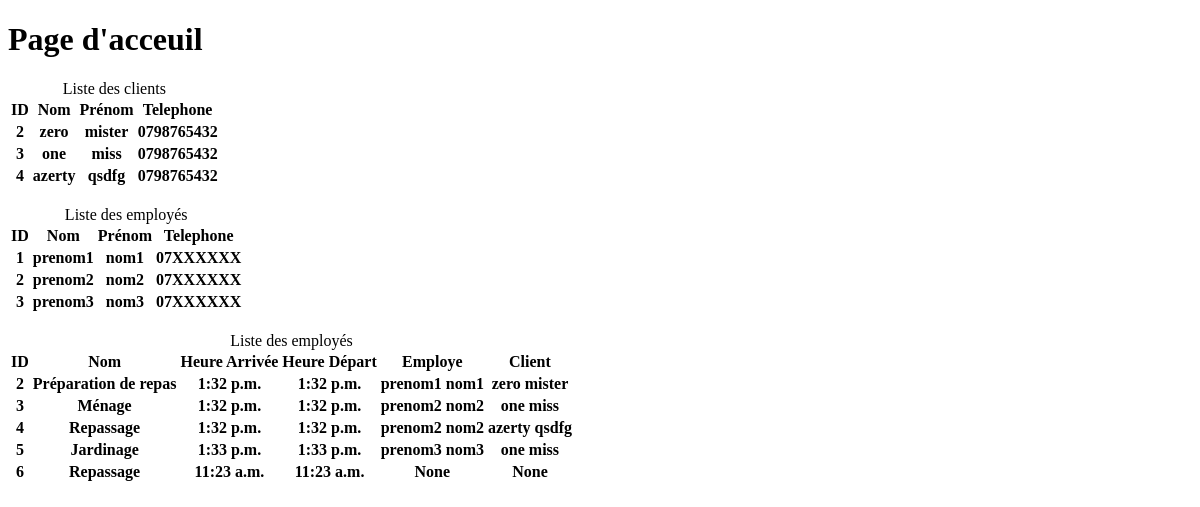
/, run on an earlier commit of the app's database.
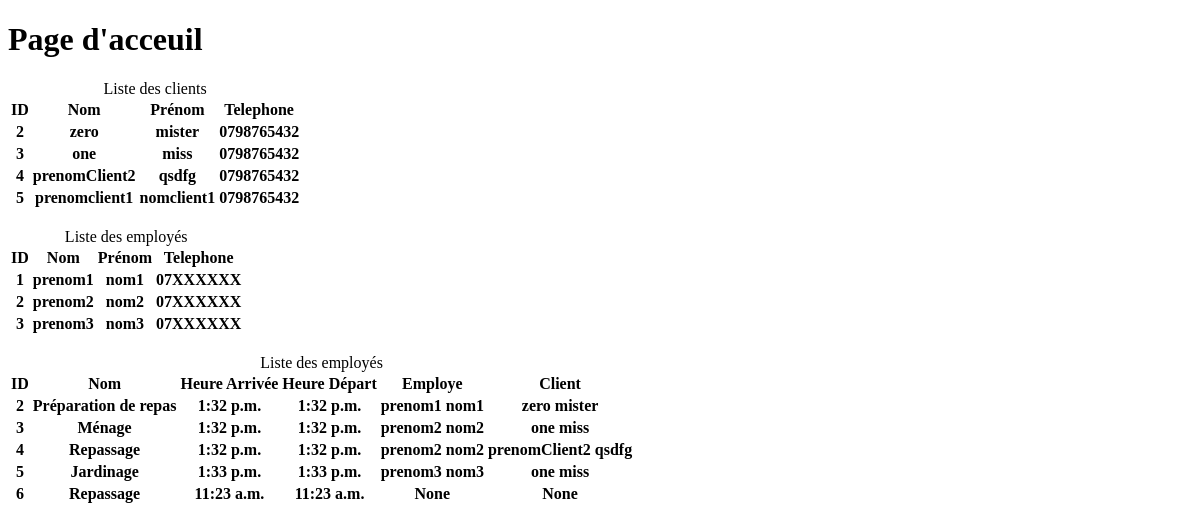
And on a later commit of the database.
### clients/models.py (models this page shows, shortened)
class Client(models.Model):
    prenomClient = models.CharField(max_length=200, null=True)
    nomClient = models.CharField(max_length=200, null=True)
    ageClient = models.IntegerField(null=True)
    emailClient = models.CharField(max_length=200, null=True)
    telClient = models.CharField(max_length=15, null=True)
    rueClient = models.CharField(max_length=60, null=True)
    complementAdresseClient = models.CharField(max_length=100, null=True)
    villeClient = models.CharField(max_length=200, null=True)
    cpClient = models.CharField(max_length=8, null=True)
    qr_code = models.ImageField(upload_to='qr_codes', blank=True)
    codeClient = models.CharField(max_length=50, null=True)
    def __str__(self):
        mot = str(self.prenomClient + "\n")
        mot = mot + str(self.nomClient)
        return mot

### employes/models.py (models this page shows)
class Employe(models.Model):
    prenomEmploye = models.CharField(max_length=200, null=True)
    nomEmploye = models.CharField(max_length=200, null=True)
    emailEmploye = models.CharField(max_length=200, null=True)
    telEmploye = models.CharField(max_length=200, null=True)
    def __str__(self):
       mot = str(self.prenomEmploye + "\n")
       mot = mot + str(self.nomEmploye)
       return mot

### prestations/models.py (models this page shows, shortened)
class Prestation(models.Model):
    nomPrestation = models.CharField(max_length=200)
    heureArrivee = models.TimeField(auto_now_add=True, null=True)
    heureDepart = models.TimeField(auto_now_add=True, null=True)
    employe =models.ForeignKey(Employe,null=True, on_delete=models.SET_NULL)
    client = models.ForeignKey(Client, null=True, on_delete=models.SET_NULL)

### prestations/views.py (the view)
# urls.py: 2. Add a URL to urlpatterns:  path('', views.home, name='home')
def home(request):
    client = Client.objects.all()
    employe = Employe.objects.all()
    prestation = Prestation.objects.all()
    context={'clients':client, 'employes':employe, 'prestations':prestation}
    return render(request,'acceuil.html',context)

### templates/acceuil.html (shortened to what this page needs)
<!DOCTYPE html>
<html lang="en">
<head>
</head>
<body>
<h1> Page d'acceuil</h1>
<table>
    <caption>Liste des clients</caption>
    <tr>
        <th>ID</th>
        <th>Nom</th>
        <th>Prénom</th>
        <th>Telephone</th>
    </tr>
    {% for client in clients %}
    <tr>
        <th>{{ client.id }}</th>
        <th>{{ client.prenomClient }}</th>
        <th>{{ client.nomClient }}</th>
        <th>{{ client.telClient }}</th>
    </tr>
    {% endfor %}
</table>
<br>
<table>
    <caption>Liste des employés</caption>
    <tr>
        <th>ID</th>
        <th>Nom</th>
        <th>Prénom</th>
        <th>Telephone</th>
    </tr>
     {% for employe in employes %}
    <tr>
        <th>{{ employe.id }}</th>
        <th>{{ employe.prenomEmploye }}</th>
        <th>{{ employe.nomEmploye }}</th>
        <th>{{ employe.telEmploye }}</th>
    </tr>
    {% endfor %}
</table>
<br>
<table>
    <caption>Liste des employés</caption>
    <tr>
        <th>ID</th>
        <th>Nom</th>
        <th>Heure Arrivée</th>
        <th>Heure Départ</th>
        <th>Employe</th>
        <th>Client</th>
    </tr>
     {% for prestation in prestations %}
    <tr>
        <th>{{ prestation.id }}</th>
        <th>{{ prestation.nomPrestation }}</th>
        <th>{{ prestation.heureArrivee }}</th>
        <th>{{ prestation.heureDepart }}</th>
        <th>{{ prestation.employe }}</th>
        <th>{{ prestation.client }}</th>
    </tr>
    {% endfor %}
</table>
</body>
</html>

What changed in the data, as far as the page shows it:
changed Client "qsdfg": prenomClient "azerty" → "prenomClient2"
added Client: id "5", prenomClient "prenomclient1", nomClient "nomclient1", telClient "0798765432"
changed through a linked row, Prestation id 4: client "azerty qsdfg" → "prenomClient2 qsdfg"
